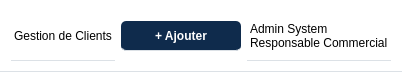
            <widget class="QWidget" name="header_Client" native="true">
             <property name="minimumSize">
              <size>
               <width>0</width>
               <height>72</height>
              </size>
             </property>
             <property name="maximumSize">
              <size>
               <width>16777215</width>
               <height>72</height>
              </size>
             </property>
             <property name="styleSheet">
              <string notr="true">background-color: #ffffff; border: none; border-bottom: 1px solid #dce1e6;</string>
             </property>
             <layout class="QHBoxLayout" name="horizontalLayout_header_Client">
              <item>
               <widget class="QLabel" name="wasteguardhead_Client">
                <property name="text">
                 <string>Gestion de Clients</string>
                </property>
               </widget>
              </item>
              <item>
               <spacer name="horizontalSpacer_h_Client">
                <property name="orientation">
                 <enum>Qt::Orientation::Horizontal</enum>
                </property>
                <property name="sizeHint" stdset="0">
                 <size>
                  <width>0</width>
                  <height>0</height>
                 </size>
                </property>
               </spacer>
              </item>
              <item>
               <widget class="QPushButton" name="btnNouveau_Client">
                <property name="minimumSize">
                 <size>
                  <width>120</width>
                  <height>30</height>
                 </size>
                </property>
                <property name="styleSheet">
                 <string notr="true">background-color: #0f2b4c; color: white; border-radius: 5px; font-weight: bold;</string>
                </property>
                <property name="text">
                 <string>+ Ajouter</string>
                </property>
               </widget>
              </item>
              <item>
               <widget class="QLabel" name="responsable_Client">
                <property name="text">
                 <string>Admin System
Responsable Commercial</string>
                </property>
               </widget>
              </item>
             </layout>
            </widget>
